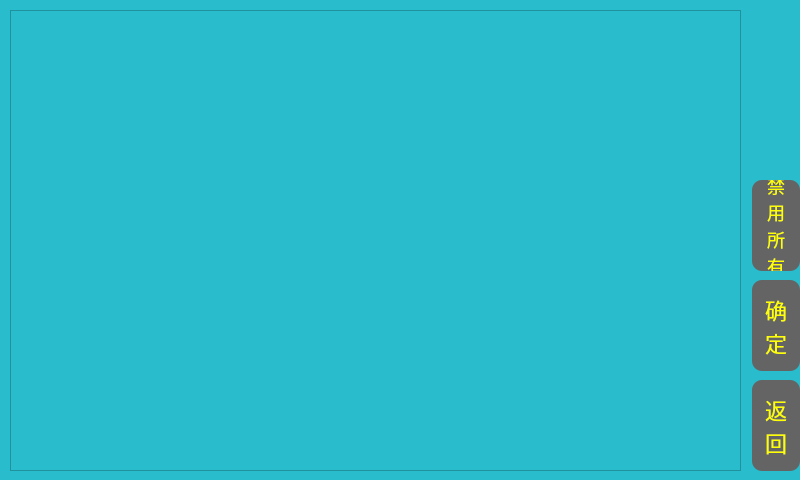
<?xml version="1.0" encoding="UTF-8"?>
<ui version="4.0">
 <class>BTSRParameter</class>
 <widget class="QWidget" name="BTSRParameter">
  <property name="geometry">
   <rect>
    <x>0</x>
    <y>0</y>
    <width>800</width>
    <height>480</height>
   </rect>
  </property>
  <property name="windowTitle">
   <string>Form</string>
  </property>
  <property name="styleSheet">
   <string notr="true">QWidget{
background-color:rgb(41,188,204);
}</string>
  </property>
  <widget class="QTableWidget" name="tableWidget">
   <property name="geometry">
    <rect>
     <x>10</x>
     <y>10</y>
     <width>731</width>
     <height>461</height>
    </rect>
   </property>
   <property name="styleSheet">
    <string notr="true"/>
   </property>
   <property name="verticalScrollBarPolicy">
    <enum>Qt::ScrollBarAsNeeded</enum>
   </property>
   <property name="autoScroll">
    <bool>false</bool>
   </property>
   <property name="editTriggers">
    <set>QAbstractItemView::NoEditTriggers</set>
   </property>
   <property name="dragDropOverwriteMode">
    <bool>false</bool>
   </property>
  </widget>
  <widget class="QPushButton" name="btn_back">
   <property name="geometry">
    <rect>
     <x>752</x>
     <y>380</y>
     <width>48</width>
     <height>91</height>
    </rect>
   </property>
   <property name="font">
    <font>
     <pointsize>-1</pointsize>
    </font>
   </property>
   <property name="styleSheet">
    <string notr="true">border-radius:10;background-color: rgb(100, 100, 100);font-size:22px;color:rgb(255, 255, 0);

</string>
   </property>
   <property name="text">
    <string>返
回</string>
   </property>
  </widget>
  <widget class="QPushButton" name="btn_ok">
   <property name="geometry">
    <rect>
     <x>752</x>
     <y>280</y>
     <width>48</width>
     <height>91</height>
    </rect>
   </property>
   <property name="font">
    <font>
     <pointsize>-1</pointsize>
    </font>
   </property>
   <property name="styleSheet">
    <string notr="true">border-radius:10;background-color: rgb(100, 100, 100);font-size:22px;color:rgb(255, 255, 0);

</string>
   </property>
   <property name="text">
    <string>确
定</string>
   </property>
  </widget>
  <widget class="QPushButton" name="btn_disable">
   <property name="geometry">
    <rect>
     <x>752</x>
     <y>180</y>
     <width>48</width>
     <height>91</height>
    </rect>
   </property>
   <property name="font">
    <font>
     <pointsize>-1</pointsize>
    </font>
   </property>
   <property name="styleSheet">
    <string notr="true">border-radius:10;background-color: rgb(100, 100, 100);font-size:18px;color:rgb(255, 255, 0);

</string>
   </property>
   <property name="text">
    <string>禁
用
所
有</string>
   </property>
  </widget>
 </widget>
 <resources/>
 <connections/>
</ui>
